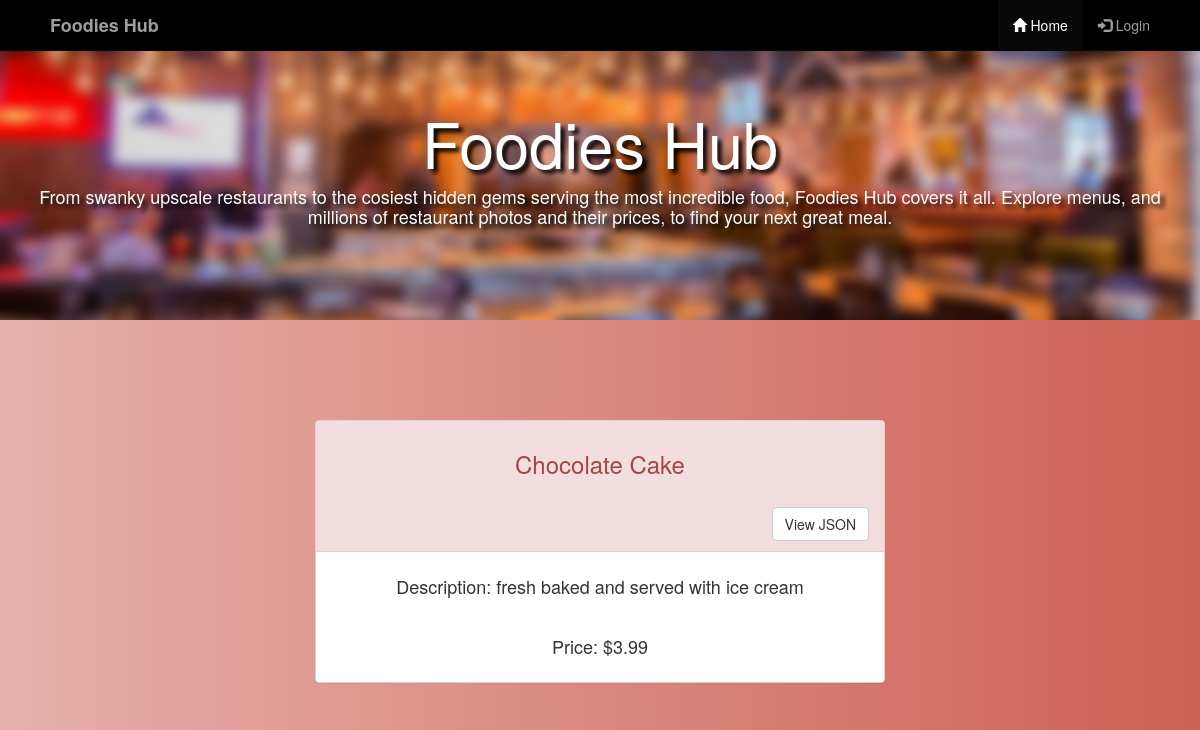
/restaurants/1/4/view, run on the app's committed database.
### database_setup.py (models this page shows, shortened)
class MenuItem(Base):
    __tablename__ = 'menu_item'
    name = Column(String(80), nullable=False)
    id = Column(Integer, primary_key=True)
    description = Column(String(250))
    price = Column(String(8))
    course = Column(String(250))
    restaurant_id = Column(Integer, ForeignKey('restaurant.id'))
    restaurant = relationship(Restaurant)
    user_id = Column(Integer, ForeignKey('user.id'))
    user = relationship(User)

### project.py (the view)
@app.route('/restaurants/<int:restaurant_id>/<int:menu_id>/view')
def Viewmenu(restaurant_id, menu_id):
    item = session.query(MenuItem).filter_by(id=menu_id).one()
    return render_template('viewmenu.html',
                           restaurant_id=restaurant_id,
                           menu_id=menu_id, item=item)

### templates/viewmenu.html
{% extends "base.html" %}
{% block content %}
          <div class="col-md-6 panel panel-danger" style="margin-top: 80px; margin-right: 25%; margin-left: 25%">
           <div class="row text-center panel-heading"><h3>{{item.name}}</h3><br>
             <a href='{{url_for('menuItemJSON', restaurant_id = restaurant_id, menu_id=menu_id) }}' class="btn btn-default pull-right"> View JSON </a>
           </div>
           <div class="panel-body">
          <center>
<h4> Description: {{item.description}} </h4><br>
<h4> Price: {{item.price}} </h4>
</center>
</div>
</div>
{% endblock %}

### templates/base.html (style rules this page uses)
body { background: #ee0979; background: -webkit-linear-gradient(to left, #ee0979 , #ff6a00); background: linear-gradient(to left, #CD6155 , #E6B0AA ); }

### data on the page
MenuItem: name "Chocolate Cake", description "fresh baked and served with ice cream", price "$3.99"
